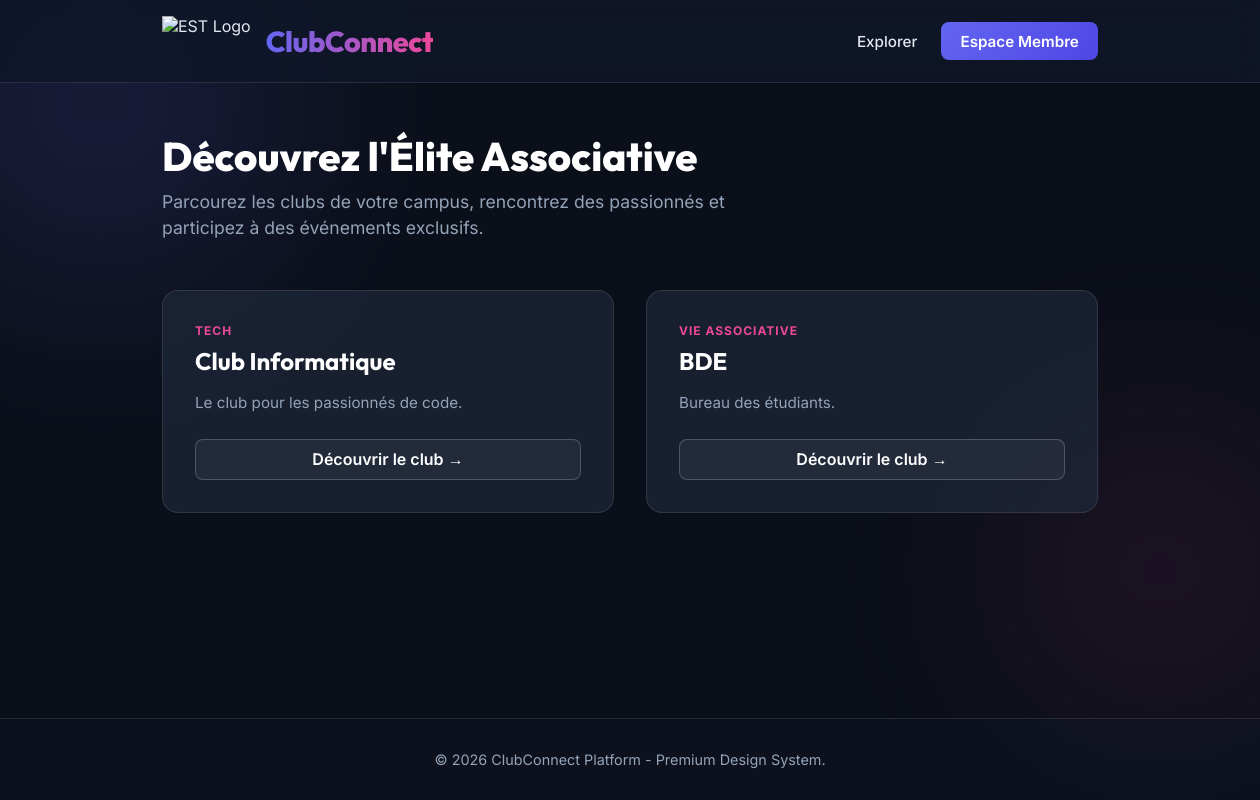
The page / on the database its author committed.
### models.py (models this page shows)
class Club(db.Model):
    __tablename__ = 'club'
    id = db.Column(db.Integer, primary_key=True)
    nom = db.Column(db.String(100), nullable=False)
    description = db.Column(db.Text)
    categorie = db.Column(db.String(50))
    date_creation = db.Column(db.String(20))
    president_id = db.Column(db.Integer, db.ForeignKey('membre.id'))
    evenements = db.relationship('Evenement', backref='club', cascade="all, delete-orphan", lazy=True)

### app.py (the view)
@app.route('/')
def index():
    user = session.get('user_email')
    clubs = Club.query.all()
    return render_template('index.html', clubs=clubs, user=user)

### templates/index.html (shortened to what this page needs)
{% extends 'base.html' %}
{% block content %}
<div class="animate-in">
    <h2 class="page-title">Découvrez l'Élite Associative</h2>
    <p class="page-subtitle">Parcourez les clubs de votre campus, rencontrez des passionnés et participez à des événements exclusifs.</p>
</div>
<div class="clubs-grid animate-in" style="animation-delay: 0.2s;">
    {% for club in clubs %}
        <div class="club-card">
            <span class="club-category">{{ club.categorie }}</span>
            <h3>{{ club.nom }}</h3>
            <p>{{ club.description }}</p>
            <a href="/club/{{ club.id }}" class="btn-outline">Découvrir le club &rarr;</a>
        </div>
    {% else %}
        <p style="grid-column: 1/-1; text-align: center; color: var(--text-muted); padding: 3rem; background: var(--card-bg); border-radius: 12px; border: 1px dashed var(--card-border);">Aucun club n'est disponible pour le moment.</p>
    {% endfor %}
</div>
{% endblock %}

### templates/base.html (style rules this page uses)
:root { --bg-color: #0b0f19; --text-main: #e2e8f0; --text-muted: #94a3b8; --primary: #6366f1; --primary-hover: #4f46e5; --accent: #ec4899; --card-bg: rgba(30, 41, 59, 0.7); --card-border: rgba(255, 255, 255, 0.1); }
* { box-sizing: border-box; margin: 0; padding: 0; }
body { font-family: 'Inter', sans-serif; background-color: var(--bg-color); color: var(--text-main); min-height: 100vh; position: relative; overflow-x: hidden; display: flex; flex-direction: column; }
.page-title { font-family: 'Outfit', sans-serif; font-size: 2.5rem; font-weight: 800; margin-bottom: 0.5rem; color: #fff; }
.page-subtitle { color: var(--text-muted); font-size: 1.1rem; margin-bottom: 3rem; max-width: 600px; line-height: 1.5; }
.animate-in { animation: fadeUp 0.6s ease-out forwards; opacity: 0; transform: translateY(20px); }

### templates/index.html (style rules this page uses)
.clubs-grid { display: grid; grid-template-columns: repeat(auto-fill, minmax(300px, 1fr)); gap: 2rem; }
.club-card { background: var(--card-bg); border: 1px solid var(--card-border); border-radius: 16px; padding: 2rem; backdrop-filter: blur(10px); -webkit-backdrop-filter: blur(10px); transition: all 0.3s ease; position: relative; overflow: hidden; display: flex; flex-direction: column; }
.club-card::before { content: ''; position: absolute; top: 0; left: 0; right: 0; height: 4px; background: linear-gradient(to right, var(--primary), var(--accent)); opacity: 0; transition: opacity 0.3s ease; }
.club-category { display: inline-block; font-size: 0.75rem; text-transform: uppercase; letter-spacing: 1px; font-weight: 700; color: var(--accent); margin-bottom: 0.5rem; }
.club-card h3 { font-family: 'Outfit', sans-serif; font-size: 1.5rem; color: #fff; margin-bottom: 1rem; }
.club-card p { color: var(--text-muted); font-size: 0.95rem; line-height: 1.5; margin-bottom: 1.5rem; flex: 1; }
.btn-outline { display: inline-block; text-align: center; padding: 0.6rem 1.2rem; border-radius: 8px; border: 1px solid rgba(255, 255, 255, 0.2); color: #fff; text-decoration: none; font-weight: 600; transition: all 0.3s ease; background: rgba(255, 255, 255, 0.05); }

### rows shown on the page
Club: categorie "TECH", nom "Club Informatique", description "Le club pour les passionnés de code."
Club: categorie "VIE ASSOCIATIVE", nom "BDE", description "Bureau des étudiants."
